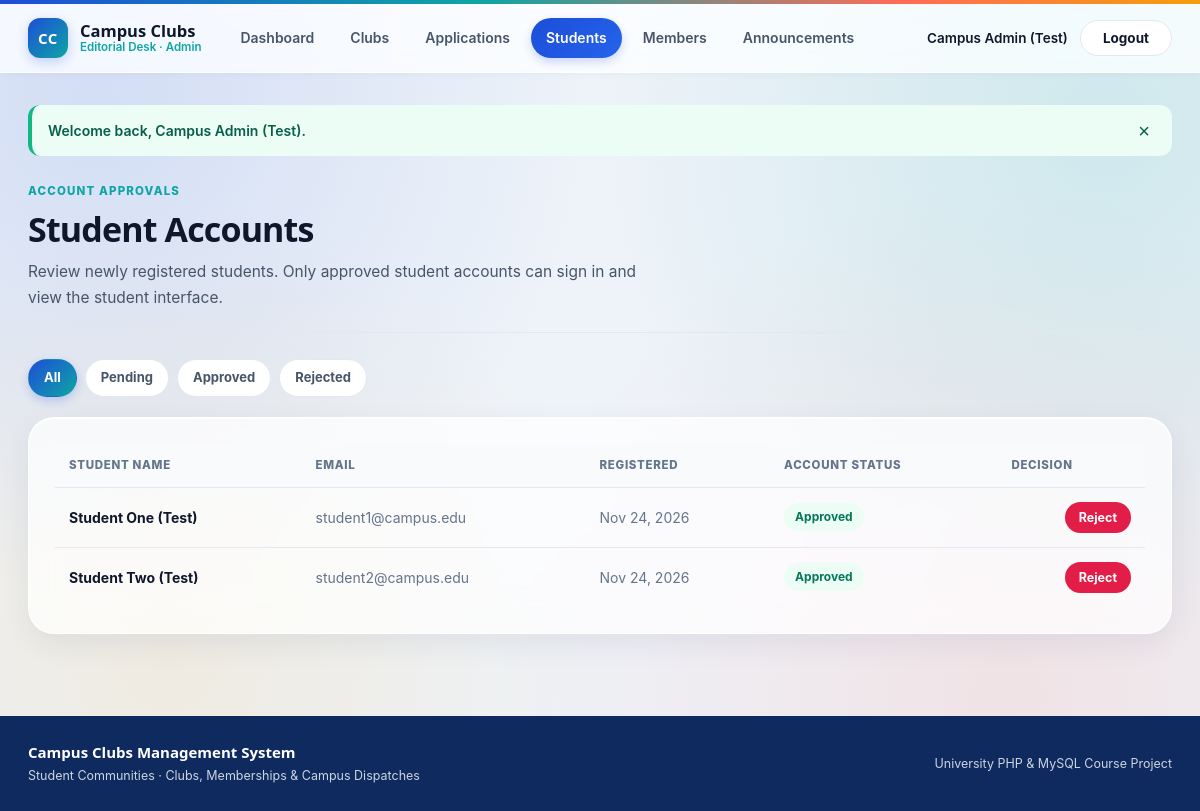
The app's page /admin/students.php (signed in) with its own data.
### tables this page shows
CREATE TABLE `users` (
    `id` INT UNSIGNED NOT NULL AUTO_INCREMENT,
    `name` VARCHAR(120) NOT NULL,
    `email` VARCHAR(150) NOT NULL,
    `password` VARCHAR(255) NOT NULL,
    `role` ENUM('admin', 'student') NOT NULL DEFAULT 'student',
    `account_status` ENUM('Pending', 'Approved', 'Rejected') NOT NULL DEFAULT 'Approved',
    `created_at` TIMESTAMP NOT NULL DEFAULT CURRENT_TIMESTAMP,
    PRIMARY KEY (`id`),
    UNIQUE KEY `uq_users_email` (`email`),
    KEY `idx_users_role` (`role`),
    KEY `idx_users_status` (`account_status`)
);

### admin/students.php (the view, shortened to what this page needs)
<?php
require_once '../db.php';
$status_filter = $_GET['status'] ?? '';
if (!in_array($status_filter, ['Pending', 'Approved', 'Rejected'], true)) {
    $status_filter = '';
}
$sql = "SELECT id, name, email, account_status, created_at FROM users WHERE role = 'student'";
$params = [];
$sql .= " ORDER BY FIELD(account_status, 'Pending', 'Approved', 'Rejected'), created_at DESC";
$stmt = $pdo->prepare($sql);
$stmt->execute($params);
$students = $stmt->fetchAll();
require '../header.php';
?>
<section class="editorial-masthead">
    <div>
        <span class="kicker">Account Approvals</span>
        <h1 class="display-title">Student Accounts</h1>
        <p class="lead-copy">Review newly registered students. Only approved student accounts can sign in and view the student interface.</p>
    </div>
</section>
<div class="filter-bar">
    <a href="students.php" class="filter-chip<?= $status_filter === '' ? ' is-active' : '' ?>">All</a>
    <a href="students.php?status=Pending" class="filter-chip<?= $status_filter === 'Pending' ? ' is-active' : '' ?>">Pending</a>
    <a href="students.php?status=Approved" class="filter-chip<?= $status_filter === 'Approved' ? ' is-active' : '' ?>">Approved</a>
    <a href="students.php?status=Rejected" class="filter-chip<?= $status_filter === 'Rejected' ? ' is-active' : '' ?>">Rejected</a>
</div>
<section class="surface-block">
    <?php if (empty($students)): ?>
        <p class="empty-copy">No student accounts match this filter.</p>
    <?php else: ?>
        <div class="table-scroll">
            <table class="editorial-table">
                <thead>
                    <tr>
                        <th>Student Name</th>
                        <th>Email</th>
                        <th>Registered</th>
                        <th>Account Status</th>
                        <th class="align-right">Decision</th>
                    </tr>
                </thead>
                <tbody>
                    <?php foreach ($students as $st): ?>
                        <tr>
                            <td><strong><?= e($st['name']) ?></strong></td>
                            <td class="muted"><?= e($st['email']) ?></td>
                            <td class="muted nowrap"><?= e(format_date($st['created_at'])) ?></td>
                            <td><?= status_pill($st['account_status']) ?></td>
                            <td class="align-right nowrap">
                                <form method="post" action="students.php" class="inline-form">
                                    <?php if ($st['account_status'] !== 'Rejected'): ?>
                                        <button type="submit" name="decision" value="Rejected" class="btn btn-danger btn-xs">Reject</button>
                                    <?php endif; ?>
                                </form>
                            </td>
                        </tr>
                    <?php endforeach; ?>
                </tbody>
            </table>
        </div>
    <?php endif; ?>
</section>
<?php require '../footer.php'; ?>

### db.php (shortened to what this page needs)
<?php
function e($value): string
{
    return htmlspecialchars((string) ($value ?? ''), ENT_QUOTES, 'UTF-8');
}
function format_date(?string $dateStr): string
{
    $ts = strtotime($dateStr);
    return $ts ? date('M j, Y', $ts) : e($dateStr);
}
function status_pill(string $status): string
{
    $key = strtolower(trim($status));
    $cls = 'status-pending';
    if ($key === 'approved') {
        $cls = 'status-approved';
    } elseif ($key === 'rejected') {
        $cls = 'status-rejected';
    }
    return '<span class="status-pill ' . $cls . '">' . e(ucfirst($key)) . '</span>';
}

### records on screen
users: name "Student One (Test)", email "student1@campus.edu", created_at "Nov 24, 2026", account_status "Approved", shows "Reject"
users: name "Student Two (Test)", email "student2@campus.edu", created_at "Nov 24, 2026", account_status "Approved", shows "Reject"

### other values on screen
$user_name "Campus Admin (Test)"
$flash['message'] "Welcome back, Campus Admin (Test)."
